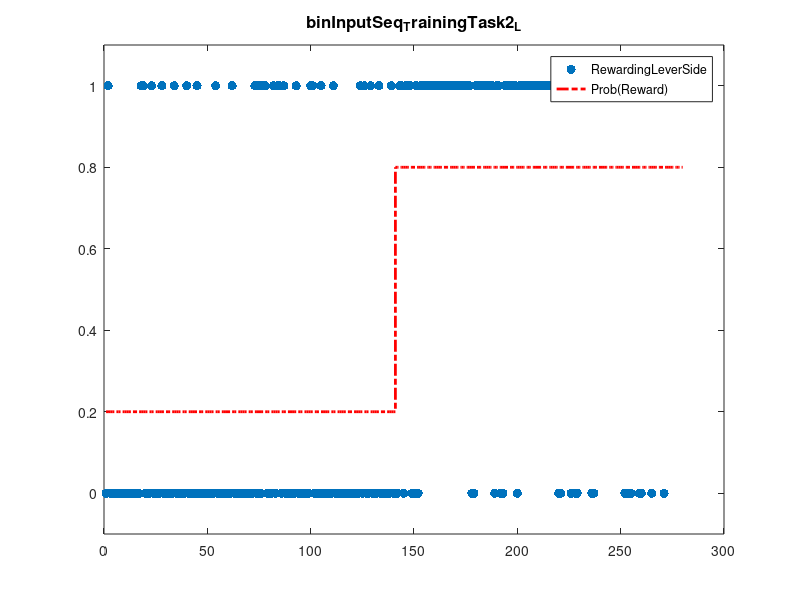

The MATLAB script that drew this image: (Note: this script raises an error after producing the figure.)

% % TrainingTask2_LL - Create binary input sequence for trainingTask
pPhase1  = 0.2; %A1  probability of "1" in curr phase
lPhase1  = 140;  %A1 n trials of curr phase
pPhase2  = 0.8; %A2
lPhase2  = 140; %A2

% TrainingTask_ - Outcomes
phase1  = ones(1,lPhase1);
iIncIdx = randperm(lPhase1,floor((1-pPhase1)*lPhase1)); %floor rounds the number to prevent errors 
phase1(1,iIncIdx) = 0;

phase2  = ones(1,lPhase2);
iIncIdx = randperm(lPhase2,floor((1-pPhase2)*lPhase2));
phase2(1,iIncIdx) = 0;

% TrainingTask - create input trajectory
u = [phase1,phase2];
% TrainingTask - underlying probability structure
probStr = [pPhase1*ones(1,lPhase1),pPhase2*ones(1,lPhase2)];

%Create second row for left lever sequence
k = zeros(1,length(u))
for i = 1:length(k)
    if u(1,i) == 0
        k(1,i) = 1;
    end
end

%% PLOTTING
figure;
fig = plot(u, '.', 'MarkerSize', 20); ylim([-0.1, 1.1]);
hold on;
stairs(probStr, '-.', 'Color', 'r', 'LineWidth', 2);
legend({'RewardingLeverSide', 'Prob(Reward)'});
title('binInputSeq_TrainingTask2_L', 'FontWeight', 'bold', 'FontSize', 12);
figdir = fullfile('binInputSeq_TrainingTask2_LL_TrajPlot');
save([figdir,'.fig'])
print([figdir,'.png'], '-dpng')

writematrix(u, [pwd,filesep, 'binInputSeq_TrainingTask2_LLFirst_RightLeverList.txt'],"Delimiter",',')
writematrix(k, [pwd,filesep,'binInputSeq_TrainingTask2_LLFirst_LeftLeverList.txt'],"Delimiter",',')
